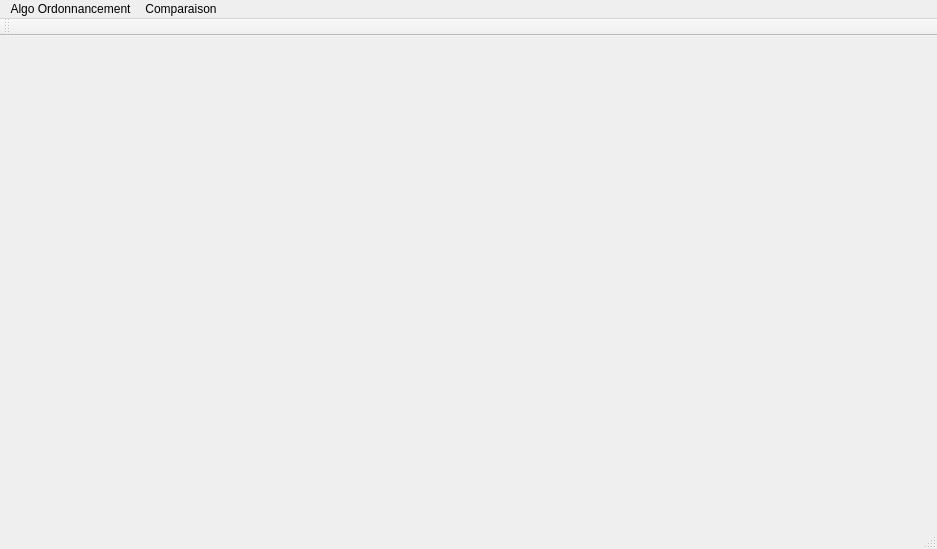
<?xml version="1.0" encoding="UTF-8"?>
<ui version="4.0">
 <class>MainWindow</class>
 <widget class="QMainWindow" name="MainWindow">
  <property name="geometry">
   <rect>
    <x>0</x>
    <y>0</y>
    <width>937</width>
    <height>549</height>
   </rect>
  </property>
  <property name="windowTitle">
   <string>MainWindow</string>
  </property>
  <widget class="QWidget" name="centralWidget"/>
  <widget class="QMenuBar" name="menuBar">
   <property name="geometry">
    <rect>
     <x>0</x>
     <y>0</y>
     <width>937</width>
     <height>26</height>
    </rect>
   </property>
   <widget class="QMenu" name="menuAlgo_Ordonnancement">
    <property name="title">
     <string>Algo Ordonnancement</string>
    </property>
    <widget class="QMenu" name="menuSans_R_quisition">
     <property name="title">
      <string>Sans Réquisition</string>
     </property>
     <addaction name="actionFIFO"/>
     <addaction name="actionPCTE"/>
     <addaction name="actionPriorit_2"/>
    </widget>
    <widget class="QMenu" name="menuAvec_R_quisition">
     <property name="title">
      <string>Avec Réquisition</string>
     </property>
     <addaction name="separator"/>
     <addaction name="actionPCTER"/>
     <addaction name="actionTourniquet"/>
     <addaction name="actionPriorit_3"/>
    </widget>
    <addaction name="menuSans_R_quisition"/>
    <addaction name="menuAvec_R_quisition"/>
   </widget>
   <widget class="QMenu" name="menuComparaison">
    <property name="title">
     <string>Comparaison</string>
    </property>
    <addaction name="actionDiagrammes"/>
   </widget>
   <addaction name="menuAlgo_Ordonnancement"/>
   <addaction name="menuComparaison"/>
  </widget>
  <widget class="QToolBar" name="mainToolBar">
   <attribute name="toolBarArea">
    <enum>TopToolBarArea</enum>
   </attribute>
   <attribute name="toolBarBreak">
    <bool>false</bool>
   </attribute>
  </widget>
  <widget class="QStatusBar" name="statusBar"/>
  <action name="actionAjout">
   <property name="text">
    <string>Ajouter un processus</string>
   </property>
  </action>
  <action name="actionAfficher">
   <property name="text">
    <string>Afficher</string>
   </property>
  </action>
  <action name="actionQuitter">
   <property name="text">
    <string>Quitter</string>
   </property>
  </action>
  <action name="actionSaisir_les_processus">
   <property name="text">
    <string>Table des processus</string>
   </property>
  </action>
  <action name="actionPCTER">
   <property name="text">
    <string>PCTER</string>
   </property>
  </action>
  <action name="actionFIFO">
   <property name="text">
    <string>FIFO</string>
   </property>
  </action>
  <action name="actionPCTE">
   <property name="text">
    <string>PCTE</string>
   </property>
  </action>
  <action name="actionTourniquet">
   <property name="text">
    <string>Tourniquet</string>
   </property>
  </action>
  <action name="actionPriorit_2">
   <property name="text">
    <string>Priorité</string>
   </property>
  </action>
  <action name="actionPriorit_3">
   <property name="text">
    <string>Priorité</string>
   </property>
  </action>
  <action name="actionQuitter_2">
   <property name="text">
    <string>Quitter</string>
   </property>
  </action>
  <action name="actionAvec_r_quisition">
   <property name="text">
    <string>AVEC réquisition</string>
   </property>
  </action>
  <action name="actionSANS_r_quisition">
   <property name="text">
    <string>SANS réquisition</string>
   </property>
  </action>
  <action name="actionDiagrammes">
   <property name="text">
    <string>Diagrammes</string>
   </property>
  </action>
  <action name="actionAfficher_2">
   <property name="text">
    <string>Afficher</string>
   </property>
  </action>
 </widget>
 <layoutdefault spacing="6" margin="11"/>
 <resources/>
 <connections/>
</ui>
